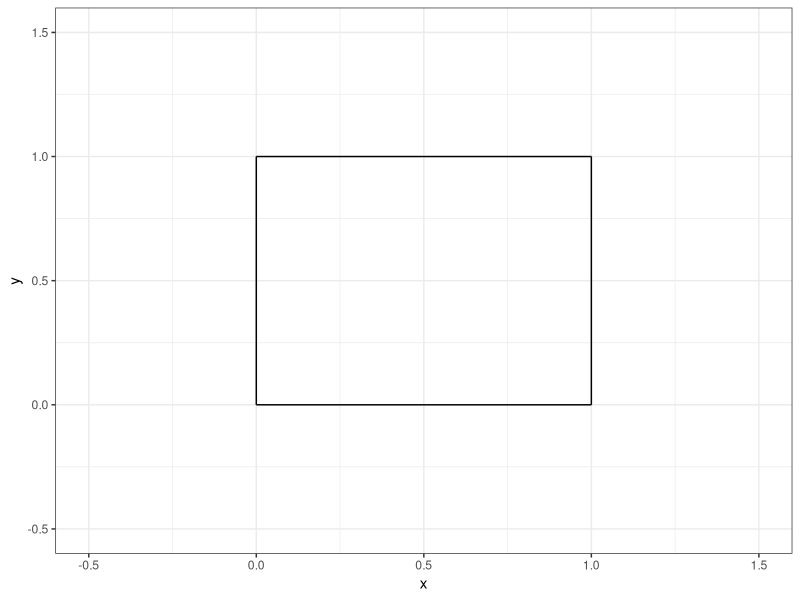
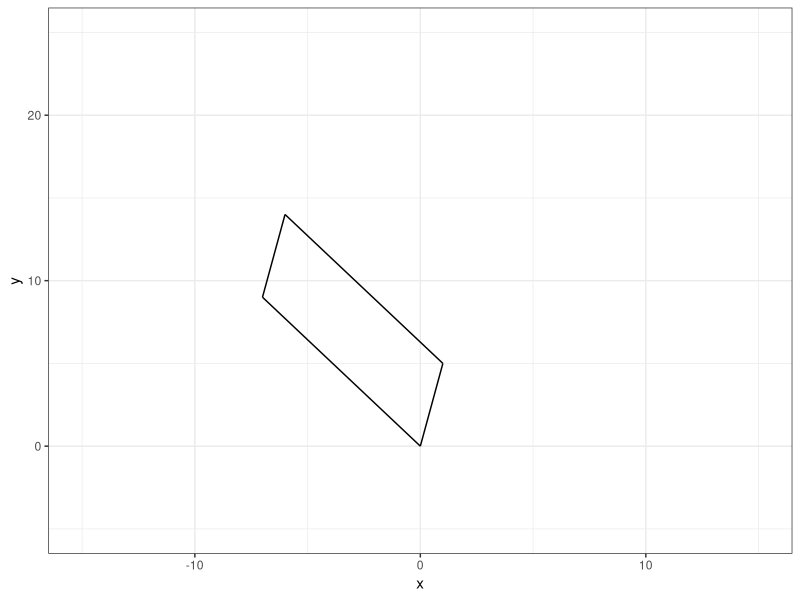
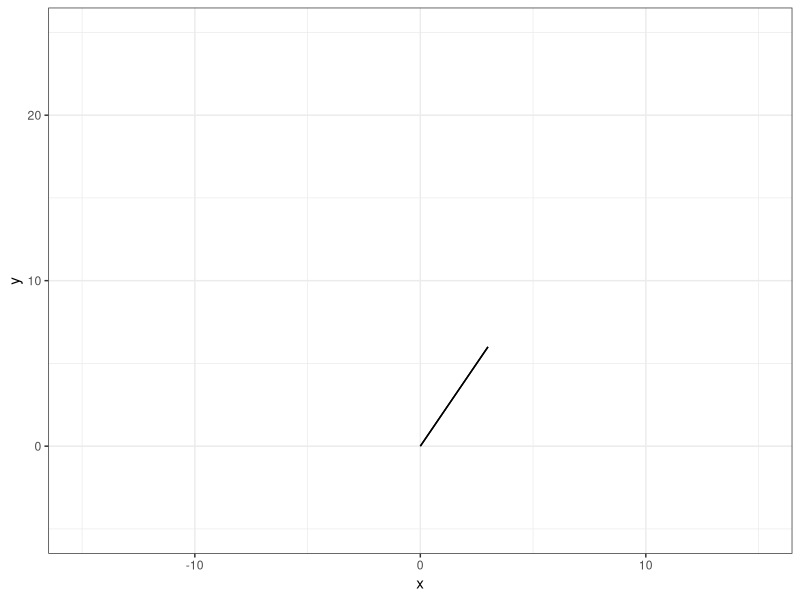
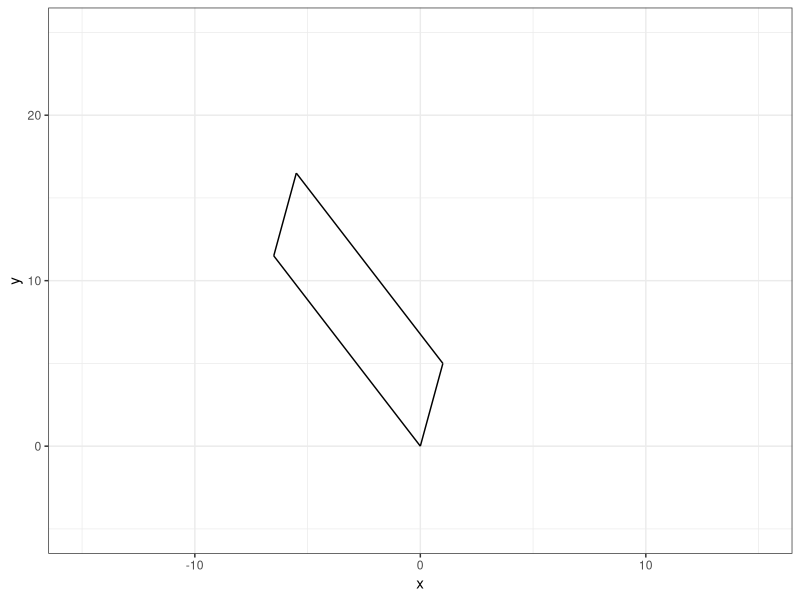
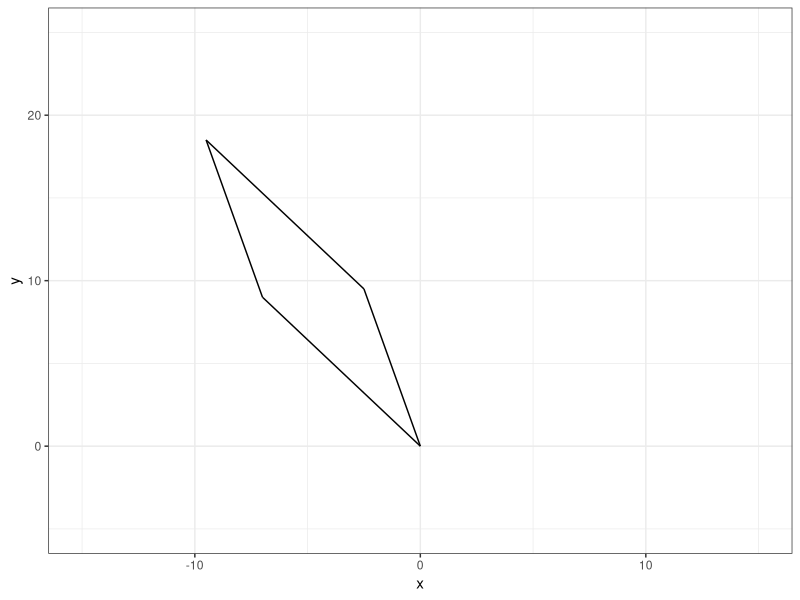
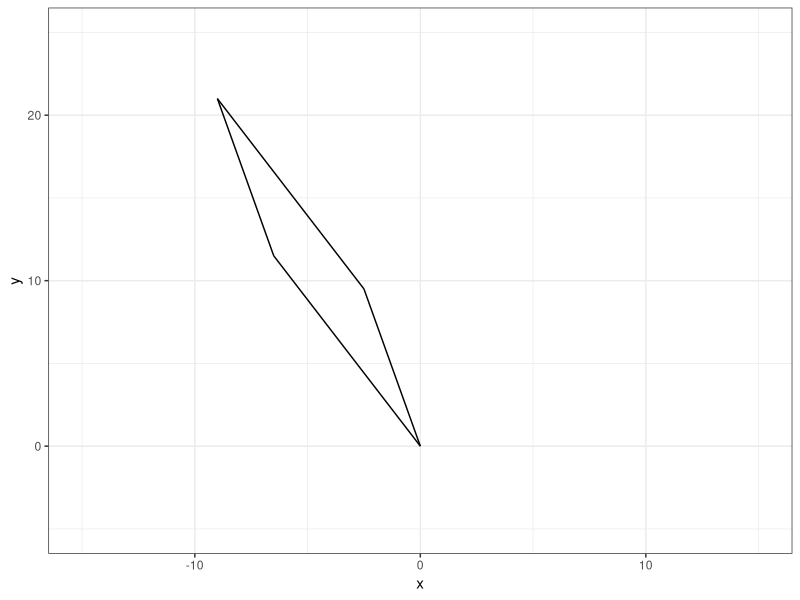
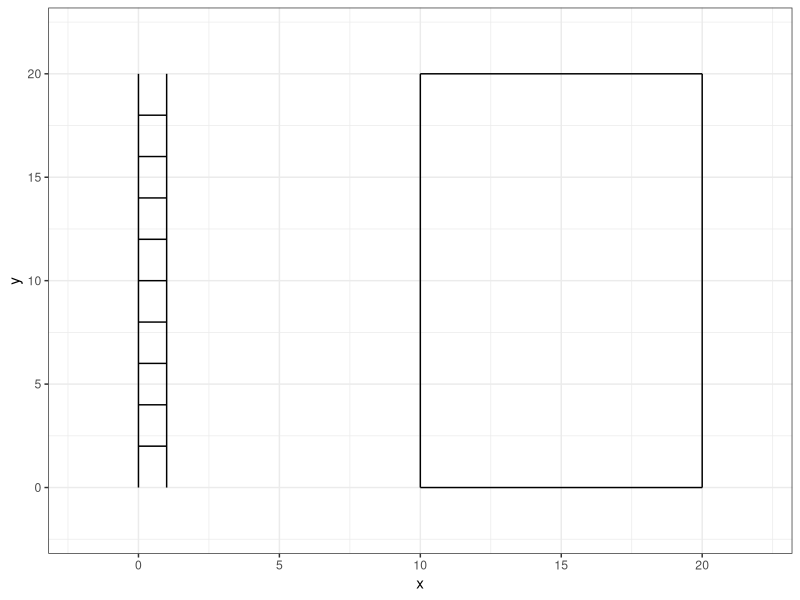
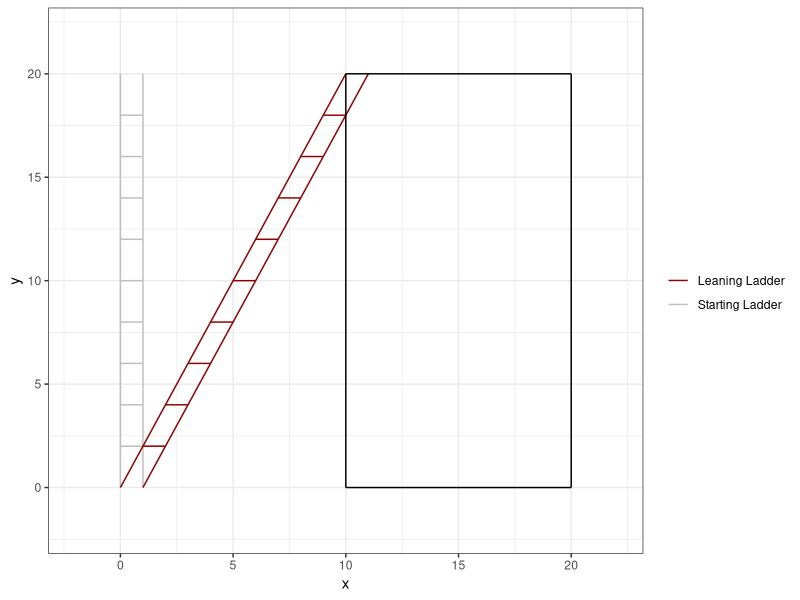

Recreate these plots in R, in order.
## ---- chunk 1
#| echo: false

default_chunk_hook  <- knitr::knit_hooks$get("chunk")

latex_font_size <- c("Huge", "huge", "LARGE", "Large", 
                     "large", "normalsize", "small", 
                     "footnotesize", "scriptsize", "tiny")

knitr::knit_hooks$set(chunk = function(x, options) {
  x <- default_chunk_hook(x, options)
  if(options$size %in% latex_font_size) {
    paste0("\n \\", options$size, "\n\n", 
      x, 
      "\n\n \\normalsize"
    )
  } else {
    x
  }
})

## ---- chunk 2
#| label: load-packages
#| include: false
library(tidyverse)
## ---- chunk 3
#| label: fig-unitsquare
#| fig-cap: "The unit square."
#| fig-width: 3
#| fig-height: 3
#| scale: "80%"
#| fig-align: "center"
#| size: "scriptsize"
p0 <- c(0, 0)
p1 <- c(1, 0)
p2 <- c(1, 1)
p3 <- c(0, 1)
ggplot() +
  geom_segment(aes(x = p0[1], y = p0[2], xend = p1[1], yend = p1[2])) +
  geom_segment(aes(x = p1[1], y = p1[2], xend = p2[1], yend = p2[2])) +
  geom_segment(aes(x = p2[1], y = p2[2], xend = p3[1], yend = p3[2])) +
  geom_segment(aes(x = p3[1], y = p3[2], xend = p0[1], yend = p0[2])) +
  theme_bw() +
  xlim(-0.5, 1.5) +
  ylim(-0.5, 1.5) +
  labs(x = "x", y = "y")
## ---- chunk 4
#| size: scriptsize
A = matrix(data = c(1, -7, 5, 9), nrow = 2, ncol = 2, byrow = TRUE) 
A
#I made a matrix that went by row instead of by column.
## ---- chunk 5
#| size: scriptsize
M = matrix(data = c(1, 0, 0, 1), nrow = 2, ncol = 2, byrow = TRUE) # Making the matrix, M
T = A%*%M #Multiplying the matrices and naming them T
T
## ---- chunk 6
#| size: "scriptsize"
basis.vector.1 = c(1,5) 
basis.vector.2 = c(-7,9) #I used a manual vector because there were only two data points.
basis.vector.1
basis.vector.2
## ---- chunk 7
#| size: scriptsize
p0 = c(0,0)
p1 = basis.vector.1
p2 = basis.vector.1+basis.vector.2
p3 = basis.vector.2 #I used the formulas from the unit square example for the corner vertices.
p0
p1
p2
p3
## ---- chunk 8
#| label: fig-1.5e
#| fig-cap: "Parallelogram 1."
#| fig-width: 3
#| fig-height: 3
#| scale: "80%"
#| fig-align: "center"
#| size: "scriptsize"
p0 = c(0,0)
p1 = basis.vector.1
p2 = basis.vector.1+basis.vector.2
p3 = basis.vector.2 # I made sure to use the same points as found in part d.
ggplot() +
  geom_segment(aes(x = p0[1], y = p0[2], xend = p1[1], yend = p1[2])) +
  geom_segment(aes(x = p1[1], y = p1[2], xend = p2[1], yend = p2[2])) +
  geom_segment(aes(x = p2[1], y = p2[2], xend = p3[1], yend = p3[2])) +
  geom_segment(aes(x = p3[1], y = p3[2], xend = p0[1], yend = p0[2])) +
  theme_bw() +
  xlim(-15, 15) +
  ylim(-5, 25) +
  labs(x = "x", y = "y")
## ---- chunk 9
#| size: scriptsize
det(A) #returns the determinant of A
## ---- chunk 10
#| size: scriptsize
A = matrix(data = c(1, 2, 2, 4), nrow = 2, ncol = 2, byrow = TRUE) 
#I made a matrix that went by row instead of by column with new data.
A
## ---- chunk 11
T = A %*% M # I made sure to multiply the matrices rather than their components.
T
## ---- chunk 12
#| size: scriptsize
basis.vector.1 = c(1,2)
basis.vector.2 = c(2,4)
basis.vector.1 
basis.vector.2
## ---- chunk 13
#| size: scriptsize
p0 = c(0,0)
p1 = basis.vector.1
p2 = basis.vector.1+basis.vector.2
p3 = basis.vector.2 #same work as 1.4
p0
p1
p2
p3
## ---- chunk 14
#| label: fig-2.5e
#| fig-cap: "Line 1."
#| fig-width: 3
#| fig-height: 3
#| scale: "80%"
#| fig-align: "center"
#| size: "scriptsize"
p0 = c(0,0)
p1 = basis.vector.1
p2 = basis.vector.1+basis.vector.2
p3 = basis.vector.2
ggplot() +
  geom_segment(aes(x = p0[1], y = p0[2], xend = p1[1], yend = p1[2])) +
  geom_segment(aes(x = p1[1], y = p1[2], xend = p2[1], yend = p2[2])) +
  geom_segment(aes(x = p2[1], y = p2[2], xend = p3[1], yend = p3[2])) +
  geom_segment(aes(x = p3[1], y = p3[2], xend = p0[1], yend = p0[2])) +
  theme_bw() +
  xlim(-15, 15) +
  ylim(-5, 25) +
  labs(x = "x", y = "y")
## ---- chunk 15
#| size: "scriptsize"
det(A) #it is a line so this should return 0.
## ---- chunk 16
#| label: fig-4
#| fig-cap: "Parallelogram 2."
#| fig-width: 3
#| fig-height: 3
#| scale: "80%"
#| fig-align: "center"
#| size: "scriptsize"
Mv = matrix(data= c(1, k=0.5, 0, 1), nrow=2, ncol = 2, byrow = TRUE)
A = matrix(data = c(1, -7, 5, 9), nrow = 2, ncol = 2, byrow = TRUE) 
T = A%*%Mv
T
det(A) #For area of the parallelogram
basis.vector.1 = c(1,5) 
basis.vector.2 = c(-6.5,11.5) 

p0 = c(0,0)
p1 = basis.vector.1
p2 = basis.vector.1+basis.vector.2
p3 = basis.vector.2
ggplot() +
  geom_segment(aes(x = p0[1], y = p0[2], xend = p1[1], yend = p1[2])) +
  geom_segment(aes(x = p1[1], y = p1[2], xend = p2[1], yend = p2[2])) +
  geom_segment(aes(x = p2[1], y = p2[2], xend = p3[1], yend = p3[2])) +
  geom_segment(aes(x = p3[1], y = p3[2], xend = p0[1], yend = p0[2])) +
  theme_bw() +
  xlim(-15, 15) +
  ylim(-5, 25) +
  labs(x = "x", y = "y")
## ---- chunk 17
#| label: fig-5
#| fig-cap: "Parallelogram 3"
#| fig-width: 3
#| fig-height: 3
#| scale: "80%"
#| fig-align: "center"
#| size: "scriptsize"

Mh = matrix(data= c(1, 0, k=0.5, 1), nrow=2, ncol = 2, byrow = TRUE)
A = matrix(data = c(1, -7, 5, 9), nrow = 2, ncol = 2, byrow = TRUE) 
T = A%*%Mh
T
det(A) #For area of the parallelogram

basis.vector.1 = c(-2.5,9.5) 
basis.vector.2 = c(-7,9) 
p0 = c(0,0)
p1 = basis.vector.1
p2 = basis.vector.1+basis.vector.2
p3 = basis.vector.2

ggplot() +
  geom_segment(aes(x = p0[1], y = p0[2], xend = p1[1], yend = p1[2])) +
  geom_segment(aes(x = p1[1], y = p1[2], xend = p2[1], yend = p2[2])) +
  geom_segment(aes(x = p2[1], y = p2[2], xend = p3[1], yend = p3[2])) +
  geom_segment(aes(x = p3[1], y = p3[2], xend = p0[1], yend = p0[2])) +
  theme_bw() +
  xlim(-15, 15) +
  ylim(-5, 25) +
  labs(x = "x", y = "y")
## ---- chunk 18
#| label: fig-6
#| fig-cap: "Parallelogram 4"
#| fig-width: 3
#| fig-height: 3
#| scale: "80%"
#| fig-align: "center"#| size: "scriptsize"

Mvh = matrix(data= c(1, k=0.5, k=0.5, 1), nrow=2, ncol = 2, byrow = TRUE)
A = matrix(data = c(1, -7, 5, 9), nrow = 2, ncol = 2, byrow = TRUE) 
T = A%*%Mvh
T
det(A) #For area of the parallelogram

basis.vector.1 = c(-2.5,9.5) 
basis.vector.2 = c(-6.5,11.5) 
p0 = c(0,0)
p1 = basis.vector.1
p2 = basis.vector.1+basis.vector.2
p3 = basis.vector.2
ggplot() +
  geom_segment(aes(x = p0[1], y = p0[2], xend = p1[1], yend = p1[2])) +
  geom_segment(aes(x = p1[1], y = p1[2], xend = p2[1], yend = p2[2])) +
  geom_segment(aes(x = p2[1], y = p2[2], xend = p3[1], yend = p3[2])) +
  geom_segment(aes(x = p3[1], y = p3[2], xend = p0[1], yend = p0[2])) +
  theme_bw() +
  xlim(-15, 15) +
  ylim(-5, 25) +
  labs(x = "x", y = "y")
## ---- chunk 19
x = c(0,0,1,1, rep(c(0,1), times=9)) 
y = c(0,20,0,20, rep(seq(from = 2, to= 18, by=2), each= 2))
group = rep(seq(from=1, to= 11, by=1), each=2)
ladder = data.frame(x, y, group)
ladder
## ---- chunk 20
#| label: fig-ladder
#| fig-cap: "A ladder."
#| fig-width: 3
#| fig-height: 3
#| scale: "80%"
#| fig-align: "center"
#| size: "scriptsize"
ggplot() +
  geom_path(data = ladder, 
              aes(x = x, y = y, group = group)) +
                  geom_segment(aes(x = 10, xend = 10,
                   y=0, yend = 20))+
  geom_segment(aes(x = 10, xend = 20,
                   y=20, yend = 20))+
  geom_segment(aes(x = 20, xend = 20,
                   y=0, yend = 20))+
  geom_segment(aes(x = 10, xend = 20,
                   y=0, yend = 0)) +
  theme_bw() +
  xlim(-2,22) +
  ylim(-2,22)
## ---- chunk 21
A = as.matrix(ladder[ ,-3]) # this creates a matrix with x and y observations by removing   the group index.
k=0.5
Mh= matrix(data= c(1, 0, k, 1), nrow=2, ncol = 2, byrow = TRUE) 
T= A %*% Mh
T
## ---- chunk 22
leaning.ladder = data.frame(x=T[, 1], #this uses exclusively the first index from T
                            y=T[, 2], #this uses exclusively the first index from T
                            group = group)
leaning.ladder
## ---- chunk 23
#| label: fig-ladder2
#| fig-cap: "A ladder and a leaning ladder."
#| fig-width: 3
#| fig-height: 3
#| scale: "80%"
#| fig-align: "center"
#| size: "scriptsize"
ggplot() +
  geom_path(data = ladder, 
              aes(x = x, y = y, group = group, color = "Starting Ladder")) +
  geom_path(data = leaning.ladder, 
              aes(x = x, y = y, group = group, color = "Leaning Ladder")) +
  geom_segment(aes(x = 10, xend = 10,
                   y=0, yend = 20))+
  geom_segment(aes(x = 10, xend = 20,
                   y=20, yend = 20))+
  geom_segment(aes(x = 20, xend = 20,
                   y=0, yend = 20))+
  geom_segment(aes(x = 10, xend = 20,
                   y=0, yend = 0)) +
  theme_bw() +
  xlim(-2,22) +
  ylim(-2,22) +
  scale_color_manual("", values=c("darkred", "grey"))
